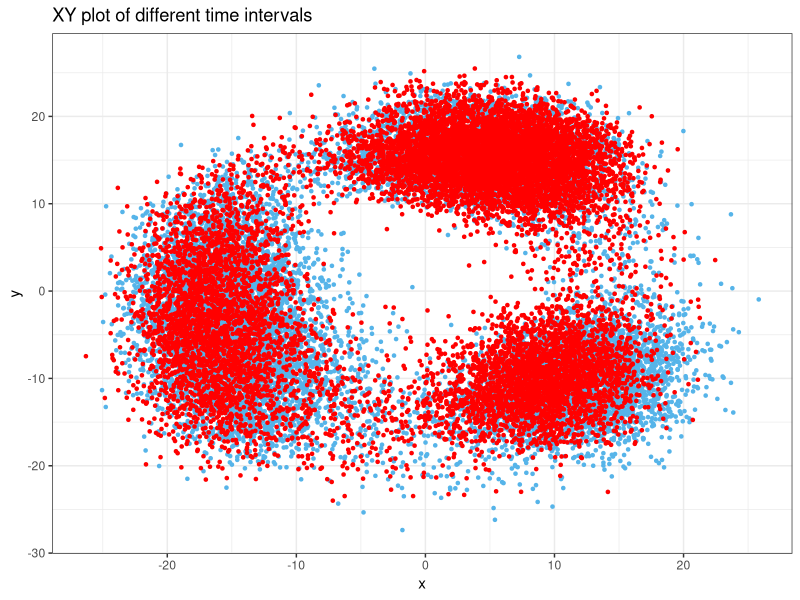
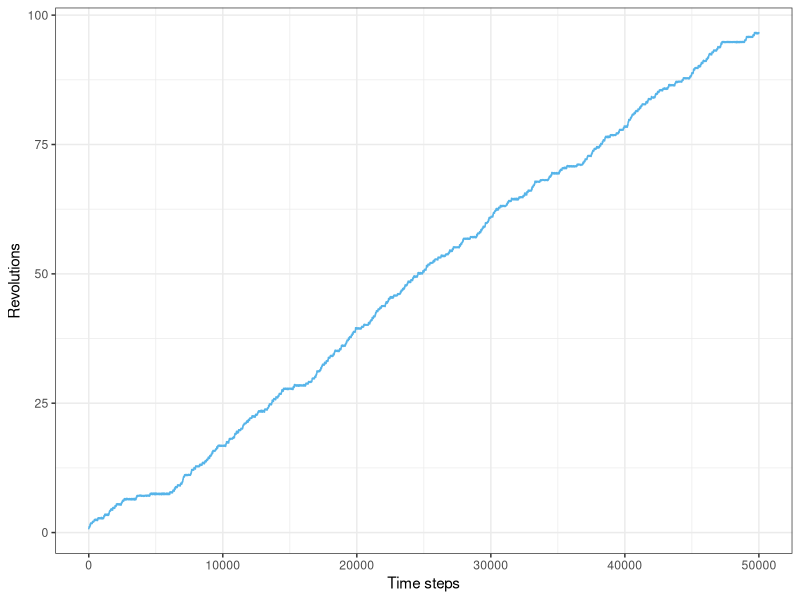
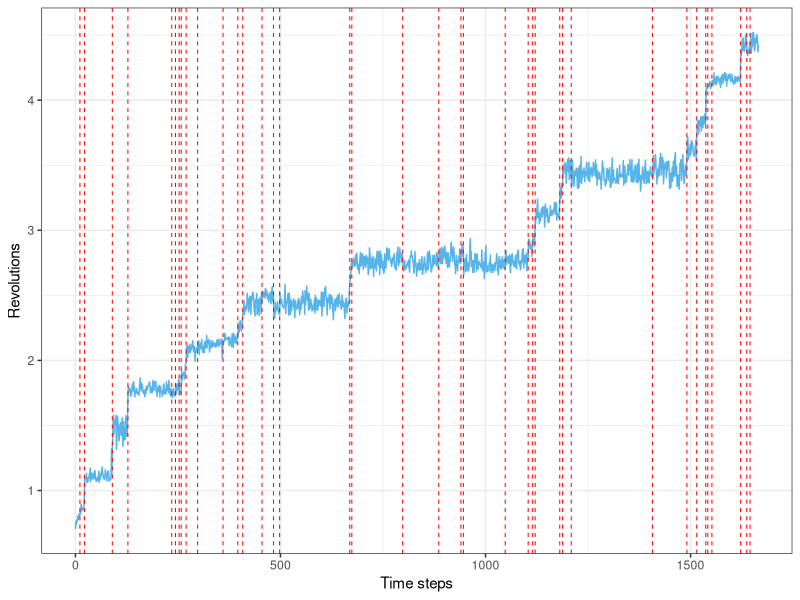
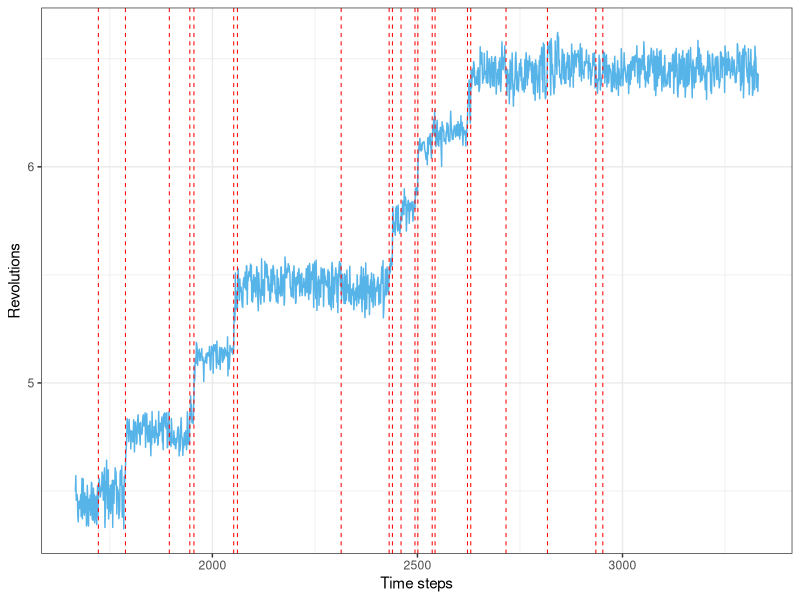
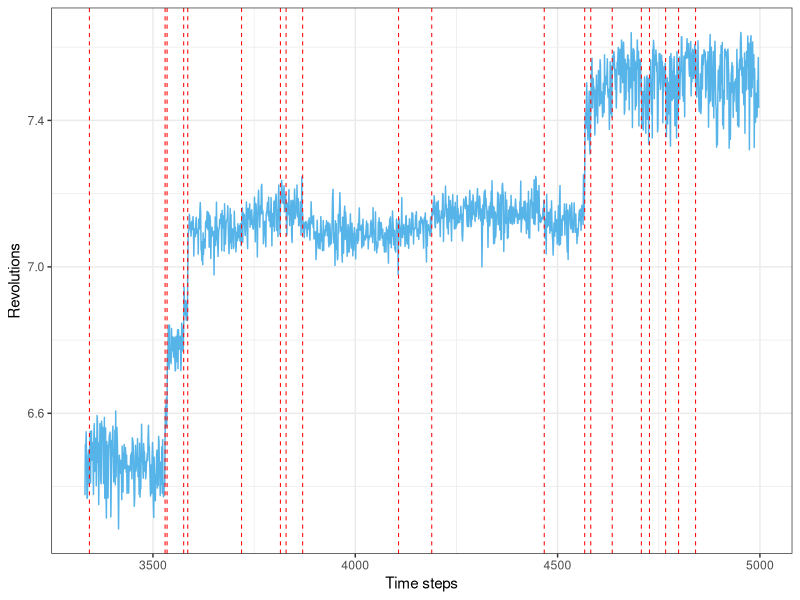
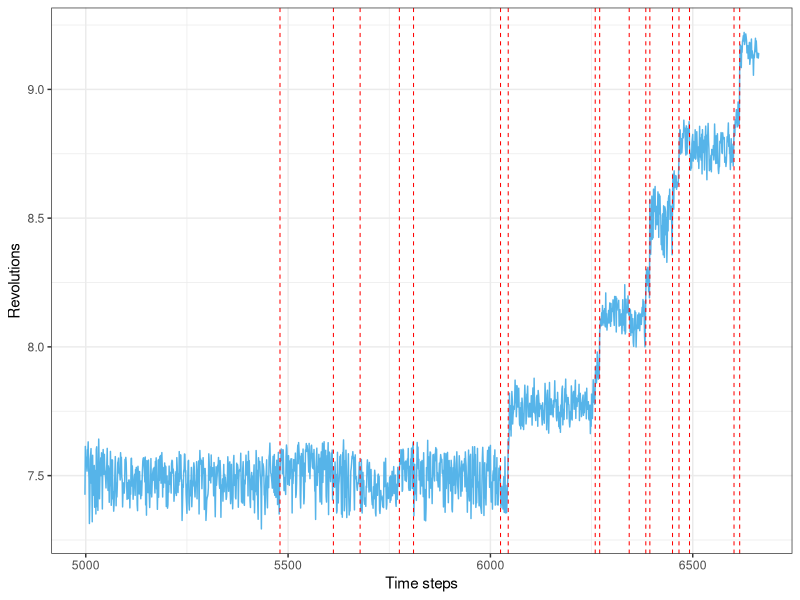
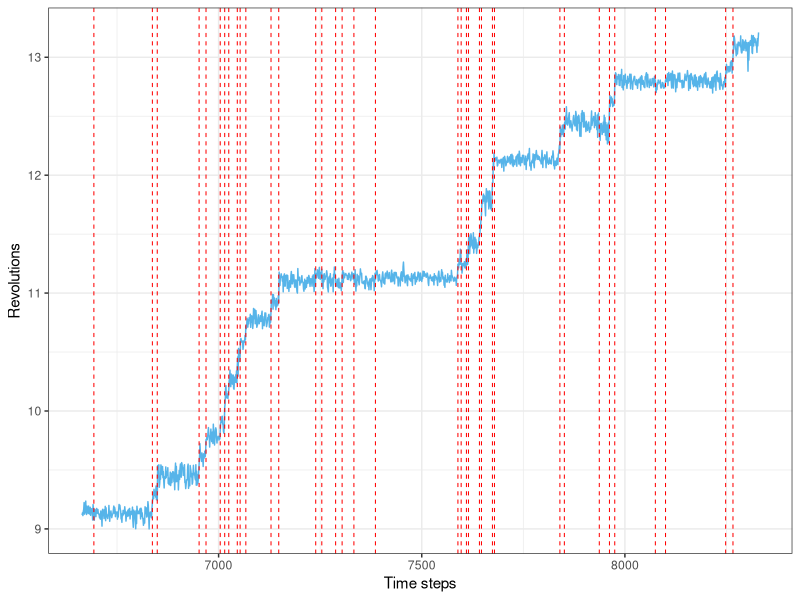
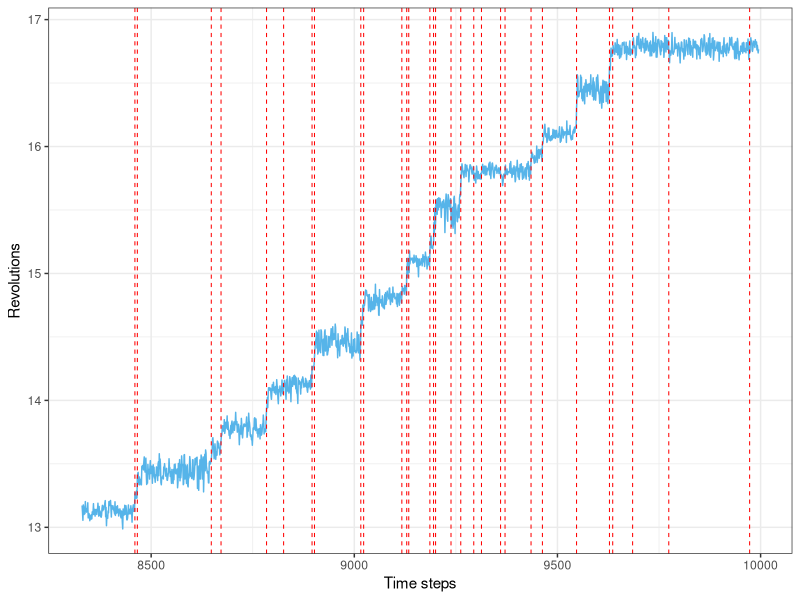

Generate these figures, in order, with R:
#R codes for Hybrid paper

require("ggplot2")

#reading data
data=read.table("./Test_data/200911-bMF1-ATPgS1mM-10kfps_C001H001S0008_36_0-50000-forcp.txt",header=F)
colnames(data)=c("frame","x","y","angle","accum","revolutions")

#xyplot for center drifting#
n=dim(data)[1]   #sample size
l=n/4     #size of sections compared
plotxy_=data[c(1:l,(l*((n/l)-1)):(l*(n/l))),c(1:3)]
cl=matrix()
cl[1:l]="b"
cl[(l+1):(2*l+1)]="e"
plotxy_=data.frame(plotxy_,cl)
ggplot(plotxy_ ,aes(x=x,y=y,color=cl))+ geom_point(show.legend = FALSE,size=0.9)+ theme_bw()+scale_color_manual(values = c("b" = "#56B4E9", "e" = "red"))+ggtitle("XY plot of different time intervals")


#for some data, frame does not start with 1. Therefore, we subtract minimum
data$frame=data$frame-min(data$frame)

#Change Points
cp=read.table("./Test_data/200911-bMF1-ATPgS1mM-10kfps_C001H001S0008_36_0-50000-forcp-cp.txt",header=F)

#Trace with change points
#trace of whole data
ggplot(data,aes(frame,revolutions))+ geom_line(color="#56B4E9")+ theme_bw()+xlab("Time steps")+ylab("Revolutions")

#Trace as segments (frame and revolutions) with CPs as red dashed lines
#j=1  #from 0:29 (divided to 30 sections)
for(j in 0:29){
  dt=data[(1+floor(dim(data)[1]/30)*j):(floor(dim(data)[1]/30)*(j+1)),]
  print(ggplot(dt,aes(frame,revolutions))+ geom_line(color="#56B4E9")+ theme_bw()+xlab("Time steps")+ylab("Revolutions")+
          geom_vline(xintercept = cp$V2, size=0.35,color="red",lty=2)+xlim(data$frame[1+floor(dim(data)[1]/30)*j],data$frame[floor(dim(data)[1]/30)*(j+1)]))
}


##Angle histogram (one count for each CP interval)#
mtemp=vector("numeric")
for (i in 1:(dim(cp)[1]-1)) {
  dtemp=vector("numeric")
  dtemp=data$accum[cp$V1[i]:(cp$V1[i+1]-1)]  #observations in each CP interval
  mtemp[i]=((mean(dtemp))%%360)  #mean angle of each CP interval
}
#plotting histogram 
ggplot(as.data.frame(mtemp), aes(x=mtemp)) + geom_histogram(binwidth=3, fill="darkorange1")+
  scale_x_continuous(breaks=seq(0, 360, 120))+theme_bw()+ylab("Occurence")+ xlab("Angle")+
  theme(axis.line = element_line(colour = "black"),panel.grid.major = element_blank(),panel.grid.minor = element_blank(),panel.background = element_blank()) 




#Cleaned-up Change Points
cleaned_cp=read.csv("./Test_data/200911-bMF1-ATPgS1mM-10kfps_C001H001S0008_36cleancp.csv",header=F)

##Angle histogram (one count for each CP interval)  (after clean-up)#
mtemp=vector("numeric")
dwell=vector("numeric")
for (i in 1:(dim(cleaned_cp)[1]-1)) {
  dtemp=vector("numeric")
  dtemp=data$accum[cleaned_cp$V1[i]:(cleaned_cp$V1[i+1]-1)] #observations in each CP interval (after clean-up)
  mtemp[i]=((mean(dtemp))%%360) #mean angle of each CP interval (after clean-up)
  dwell[i]=length(dtemp)     #length of CP Interval
}
ggplot(as.data.frame(mtemp), aes(x=mtemp)) + geom_histogram(binwidth=3, fill="darkorange1")+
  scale_x_continuous(breaks=seq(0, 360, 60))+theme_bw()+ylab("Occurence")+ xlab("Angle")+
  theme(axis.line = element_line(colour = "black"),panel.grid.major = element_blank(),panel.grid.minor = element_blank(),panel.background = element_blank()) 



#Further clean-up to sharpen the peaks
#removing CP intervals with length shorter than 7 points
cpn=cleaned_cp$V1[-(which(dwell<7)+1)]
##Angle histogram (one count for each CP interval)#
mtemp=vector("numeric")
medtemp=vector("numeric")
dwell=vector("numeric")
for (i in 1:(length(cpn)-1)) {
  dtemp=vector("numeric")
  dtemp=data$accum[cpn[i]:(cpn[i+1]-1)]  #CP Interval
  mtemp[i]=median(dtemp%%360)   #median of CPInt, angle
  dwell[i]=length(dtemp)     #length of CPInt
  medtemp[i]=median(dtemp)   #median of CPInt as cumulative angle to use in the next step
}
ggplot(as.data.frame(mtemp), aes(x=mtemp)) + geom_histogram(binwidth=3, fill="darkorange1")+
  scale_x_continuous(breaks=seq(0, 360, 120),limits=c(0,360))+theme_bw()+ylab("Count")+ xlab("Angle")+
  theme(axis.line = element_line(colour = "black"),panel.grid.major = element_blank(),panel.grid.minor = element_blank(),panel.background = element_blank()) 


#comparing the median angles of each CP interval to its previous and next CP intervals 
#If the difference between them was smaller than 40 and the medians do not progressively increase, the CP interval was removed
rmv=vector("numeric")
for (i in 2:(length(medtemp)-1)) {
  if((medtemp[i+1]-medtemp[i-1])<40){  #checking the difference between consecutive intervals
    rmv[i]=i
    rmv[i+1]=i+1}
}
rmv=rmv[!is.na(rmv)]  #checking if undesired intervals exist
cpn2=cpn[-rmv]  #undesired intervals removed
##Angle histogram (one count for each CP interval)#
mtemp=vector("numeric")
dwell=vector("numeric")
for (i in 1:(length(cpn2)-1)) {
  dtemp=vector("numeric")
  dtemp=data$accum[cpn2[i]:(cpn2[i+1]-1)]  #CP Int
  mtemp[i]=median(dtemp%%360)   #median of CPInt, angle
  dwell[i]=length(dtemp)     #length of CPInt
}
#final histogram of CP intervals
ggplot(as.data.frame(mtemp), aes(x=mtemp)) + geom_histogram(binwidth=3, fill="darkorange1")+
  scale_x_continuous(breaks=seq(0, 360, 120),limits=c(0,360))+theme_bw()+ylab("Count")+ xlab("Angle")+
  theme(axis.line = element_line(colour = "black"),panel.grid.major = element_blank(),panel.grid.minor = element_blank(),panel.background = element_blank()) 


############################################
#Angular distance ratios of the current test data

#divisions are decided according to histogram of cleaned-up CP intervals
div=c(75,130,200,250,310,355) 

#angles of divisions in the whole data
div_=rep((min(data$accum)%/%360):(max(data$accum)%/%360),each=6)*360+div
for (i in 1:length(div_)) {
  if(div_[i]<min(data$accum) || div_[i]>max(data$accum)){
    div_[i]=NA}
}
div_=div_[complete.cases(div_)]

#creating a matrix for the median of each divided section
med_peak=matrix(,length(div_)-1,4)
for (i in 1:(length(div_)-1)) {
  med_peak[i,1]=median(data[data$accum>div_[i] & data$accum<div_[i+1],4]) #median
  med_peak[i,2]=length(data[data$accum>div_[i] & data$accum<div_[i+1],4]) #length
}
n=length(med_peak[,1])
#labeling the sections according to steps 1-6
labl=rep(1:6,ceiling(n/6))
med_peak[1,3]=6 #decided by looking at the median angles
med_peak[2:n,3]=labl[1:(n-1)]

#median of CP interval corresponding to the section of the angles
for (i in 1:(length(medtemp)-1)) {
  med_peak[sum(div_<medtemp[i]),4]=mtemp[i]
}

#angular distance ratios for the test data
ratios_=vector("numeric")
if(med_peak[1,3]%%2==0)
  #if first short pause
  for (i in seq(3,(n-1),2)) {
    if(!is.na(med_peak[i,3]))
      ratios_[i/2]=abs((med_peak[i,4]-med_peak[i-1,4]+ 180) %% 360 - 180)/abs((med_peak[i+1,4]-med_peak[i,4]+ 180) %% 360 - 180)
    #ratios_[i/2]=distances[i]/distances[i+1]
  }
if(med_peak[1,3]%%2==1)
  #if second short pause
  for (i in seq(2,(n-1),2)) {
    if(!is.na(med_peak[i,3]))
      ratios_[i/2]=abs((med_peak[i,4]-med_peak[i-1,4]+ 180) %% 360 - 180)/abs((med_peak[i+1,4]-med_peak[i,4]+ 180) %% 360 - 180)
    #ratios_[i/2]=distances[i]/distances[i+1]
  }



###########################################################################
#All angular distance ratios can be loaded from the folder "ratios_all.txt"
ratios_=read.table("./Test_data/ratios_all.txt")
colnames(ratios_)=c("ang_diff_ratio","type")
ratios_bmf=ratios_[which(ratios_[,2]=="bMF1"),]
ratios_bmfabt=ratios_[which(ratios_[,2]=="bMF1(abT)"),]
ratios_bmfbetat=ratios_[which(ratios_[,2]=="bMF1(betaT)"),]
ratios_bmfbgt=ratios_[which(ratios_[,2]=="bMF1(bgT)"),]
ratios_bmfgt=ratios_[which(ratios_[,2]=="bMF1(gT)"),]
ratios_tf=ratios_[which(ratios_[,2]=="TF1"),]

#removing outliers
ratios_bmf=ratios_bmf[-which(ratios_bmf[,1] %in% c(boxplot.stats(ratios_bmf[,1])$out)),]
ratios_bmfabt=ratios_bmfabt[-which(ratios_bmfabt[,1] %in% c(boxplot.stats(ratios_bmfabt[,1])$out)),]
ratios_bmfbetat=ratios_bmfbetat[-which(ratios_bmfbetat[,1] %in% c(boxplot.stats(ratios_bmfbetat[,1])$out)),]
ratios_bmfbgt=ratios_bmfbgt[-which(ratios_bmfbgt[,1] %in% c(boxplot.stats(ratios_bmfbgt[,1])$out)),]
ratios_bmfgt=ratios_bmfgt[-which(ratios_bmfgt[,1] %in% c(boxplot.stats(ratios_bmfgt[,1])$out)),]
ratios_tf=ratios_tf[-which(ratios_tf[,1] %in% c(boxplot.stats(ratios_tf[,1])$out)),]

#function to find error bar
error_bar=function(ratio_){
  upper_=mean(ratio_)+sd(ratio_)/sqrt(length(ratio_))
  lower_=mean(ratio_)-sd(ratio_)/sqrt(length(ratio_))
  err_list=list("lower"=lower_,"upper"=upper_)
  return(err_list)
}

#error bar for each hybrid
error_bmf=error_bar(ratios_bmf[,1])
error_tf=error_bar(ratios_tf[,1])
error_bmfabt=error_bar(ratios_bmfabt[,1])
error_bmfbetat=error_bar(ratios_bmfbetat[,1])
error_bmfgt=error_bar(ratios_bmfgt[,1])
error_bmfbgt=error_bar(ratios_bmfbgt[,1])
error_data=data.frame("lower_line"=c(error_bmfbgt$lower,error_tf$lower,error_bmfgt$lower,error_bmfabt$lower,error_bmf$lower,error_bmfbetat$lower),
                      "upper_line"=c(error_bmfbgt$upper,error_tf$upper,error_bmfgt$upper,error_bmfabt$upper,error_bmf$upper,error_bmfbetat$upper),
                      "mean"=c(mean(ratios_bmfbgt[,1]),mean(ratios_tf[,1]),mean(ratios_bmfgt[,1]),mean(ratios_bmfabt[,1]),mean(ratios_bmf[,1]),mean(ratios_bmfbetat[,1])),
                      "type"=c("bMF1(bgT)","TF1","bMF1(gT)","bMF1(abT)","bMF1","bMF1(betaT)"))
error_data$type <- factor(error_data$type , levels=c("bMF1(bgT)","TF1","bMF1(gT)","bMF1(abT)","bMF1","bMF1(betaT)"))

#Angular distnace ratio box-plot by each hybrid
ggplot(error_data, aes(x=as.factor(type), y=mean),show.legend = FALSE) +  theme_bw()+theme(panel.grid.major = element_blank(), panel.grid.minor = element_blank())+
  geom_point(aes(x=type,y=mean),show.legend = FALSE,pch=3,size=1.5,stroke=2)+  geom_point(aes(x=type,y=upper_line),show.legend = FALSE)+theme_bw()+  
  geom_point(aes(x=type,y=lower_line),show.legend = FALSE)+  geom_segment(aes(x=type, y=lower_line,xend=type,yend=upper_line),size=2,show.legend = FALSE,lineend = "square")+
  theme(axis.line = element_line(colour = "black"),panel.grid.major = element_blank(),panel.grid.minor = element_blank(),panel.background = element_blank()) 


